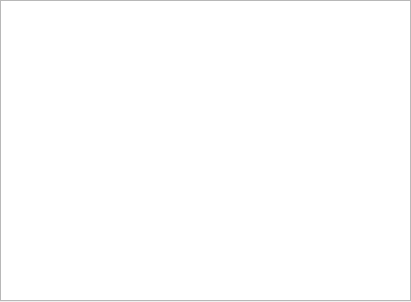
<?xml version="1.0" encoding="UTF-8"?>
<ui version="4.0">
 <class>searchselllog</class>
 <widget class="QWidget" name="searchselllog">
  <property name="geometry">
   <rect>
    <x>0</x>
    <y>0</y>
    <width>411</width>
    <height>302</height>
   </rect>
  </property>
  <property name="sizePolicy">
   <sizepolicy hsizetype="Fixed" vsizetype="Fixed">
    <horstretch>0</horstretch>
    <verstretch>0</verstretch>
   </sizepolicy>
  </property>
  <property name="windowTitle">
   <string>Form</string>
  </property>
  <widget class="QTextEdit" name="textEdit">
   <property name="geometry">
    <rect>
     <x>0</x>
     <y>0</y>
     <width>411</width>
     <height>301</height>
    </rect>
   </property>
  </widget>
 </widget>
 <resources/>
 <connections/>
</ui>
